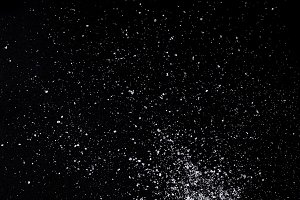
#> input picture ImageProcessing/salt.jpg, 300 x 200 px
$ python AdaptiveThresholding.py --image salt.jpg
#> lines starting #> are read from the running program, lines starting #| are printed output that depends on the picture; after the words box and inside, x2 and y2 are one past the last pixel; in counts of white or black regions, pixels touching at a corner belong together
import numpy as np
import argparse
import cv2
import matplotlib.pyplot as plt

ap=argparse.ArgumentParser()
ap.add_argument("-i","--image", required=True, help="Path to the image")
args=vars(ap.parse_args())


image=cv2.imread(args["image"])
#> image is the input picture: shape (200, 300, 3); mean B, G, R 12, 10.7, 10.8
cv2.imshow("Original",image)

cv2.waitKey(0)

image=cv2.cvtColor(image,cv2.COLOR_BGR2GRAY)
#> image: shape (200, 300)
blurred=cv2.GaussianBlur(image,(5,5),0)
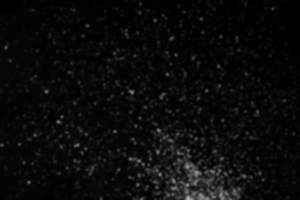
#> blurred: shape (200, 300); min 0, max 185, mean 10.8
cv2.imshow("Blurred Image", blurred)

thresh=cv2.adaptiveThreshold(blurred, 255, cv2.ADAPTIVE_THRESH_MEAN_C, cv2.THRESH_BINARY,15, 3)
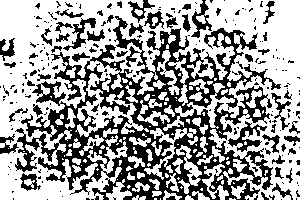
#> thresh: shape (200, 300); 62.5% white; 227 black regions (174 under 20 px), largest, box (x1, y1, x2, y2) and area: (15, 16, 281, 200) 17303, (228, 121, 267, 152) 392, (63, 18, 96, 51) 296
cv2.imshow("Adaptive Threshold", thresh)

cv2.waitKey(0)
